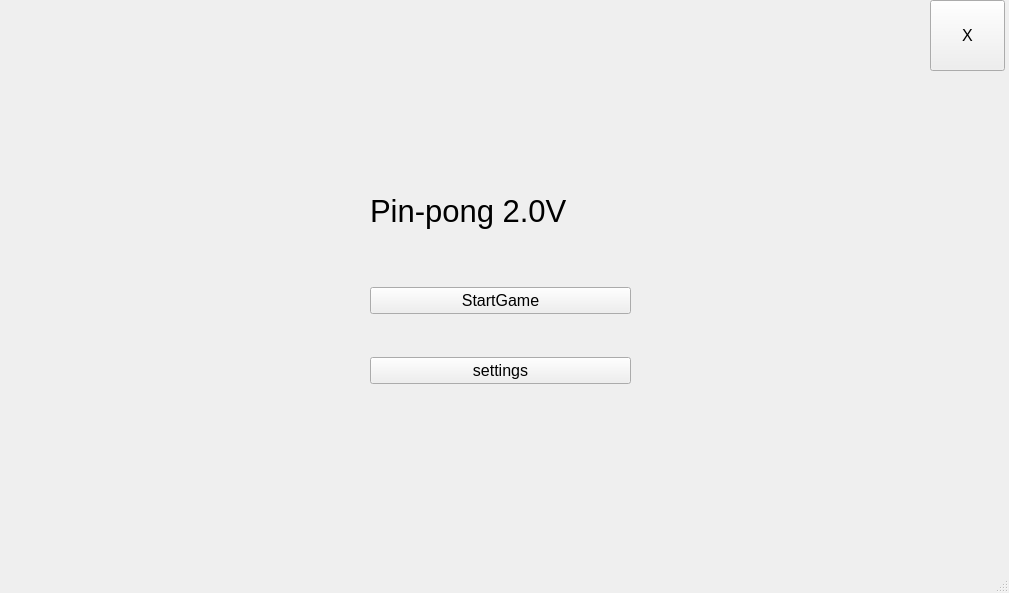
<?xml version="1.0" encoding="UTF-8"?>
<ui version="4.0">
 <class>Launcher</class>
 <widget class="QMainWindow" name="Launcher">
  <property name="geometry">
   <rect>
    <x>0</x>
    <y>0</y>
    <width>1009</width>
    <height>593</height>
   </rect>
  </property>
  <property name="font">
   <font>
    <pointsize>12</pointsize>
   </font>
  </property>
  <property name="windowTitle">
   <string>Launcher</string>
  </property>
  <widget class="QWidget" name="centralwidget">
   <widget class="QPushButton" name="close_button">
    <property name="geometry">
     <rect>
      <x>930</x>
      <y>0</y>
      <width>75</width>
      <height>71</height>
     </rect>
    </property>
    <property name="text">
     <string>X</string>
    </property>
   </widget>
   <widget class="QLabel" name="label">
    <property name="geometry">
     <rect>
      <x>370</x>
      <y>180</y>
      <width>261</width>
      <height>61</height>
     </rect>
    </property>
    <property name="font">
     <font>
      <pointsize>23</pointsize>
     </font>
    </property>
    <property name="text">
     <string>Pin-pong 2.0V</string>
    </property>
   </widget>
   <widget class="QLabel" name="state_label">
    <property name="geometry">
     <rect>
      <x>370</x>
      <y>440</y>
      <width>261</width>
      <height>31</height>
     </rect>
    </property>
    <property name="text">
     <string/>
    </property>
   </widget>
   <widget class="QWidget" name="">
    <property name="geometry">
     <rect>
      <x>370</x>
      <y>250</y>
      <width>261</width>
      <height>171</height>
     </rect>
    </property>
    <layout class="QVBoxLayout" name="verticalLayout">
     <item>
      <widget class="QPushButton" name="start_game_button">
       <property name="text">
        <string>StartGame</string>
       </property>
      </widget>
     </item>
     <item>
      <widget class="QPushButton" name="settings_button">
       <property name="text">
        <string>settings</string>
       </property>
      </widget>
     </item>
    </layout>
   </widget>
  </widget>
  <widget class="QMenuBar" name="menubar">
   <property name="geometry">
    <rect>
     <x>0</x>
     <y>0</y>
     <width>1009</width>
     <height>28</height>
    </rect>
   </property>
  </widget>
  <widget class="QStatusBar" name="statusbar"/>
 </widget>
 <resources/>
 <connections/>
</ui>
